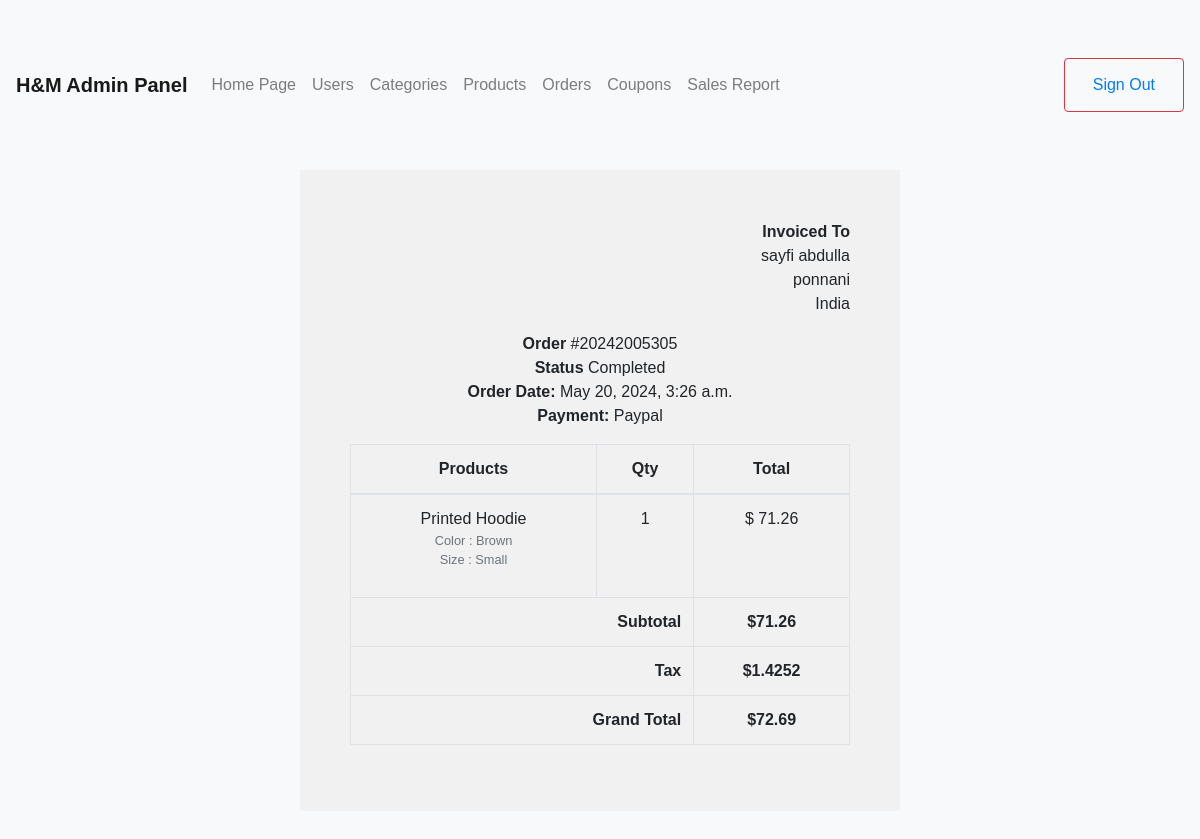
Screenshot of /adminn/order_detaill/20242005305/ with the database file from the repository.
### orders/models.py (models this page shows, shortened)
class Order(models.Model):
    STATUS = (
        ('New', 'New'),
        ('Accepted', 'Accepted'),
        ('Completed', 'Completed'),
        ('Cancelled', 'Cancelled' ),
        ('Delivered', 'Delivered'),
        ('Returned', 'Returned'),
    )
    PAYMENT = (
        ('COD', 'COD'),
        ('Razorpay', 'Razorpay'),
        ('Wallet', 'Wallet'),
        ('PayPal', 'Paypal'),
    )
    user = models.ForeignKey(Account, on_delete=models.CASCADE)
    payment = models.ForeignKey(Payment, on_delete=models.SET_NULL, blank=True, null=True)
    coupon = models.CharField(max_length=100, null=True)
    final_total=models.DecimalField(max_digits=10, decimal_places=2, null=True)
    order_number = models.CharField(max_length=100)
    first_name = models.CharField(max_length=50)
    last_name = models.CharField(max_length=50)
    email = models.EmailField(max_length=50)
    street_address = models.CharField(max_length=255, null=True)
    city = models.CharField(max_length=100)
    state = models.CharField(max_length=100)  # Add this line for state field
    country = models.CharField(max_length=100)
    phone_number = models.CharField(max_length=50)
    tax = models.FloatField(null=True)
    order_total = models.DecimalField(max_digits=10, decimal_places=2, null=True)
    status = models.CharField(max_length=10, choices=STATUS, default='New')
    ip = models.CharField(blank=True, max_length=20)
    is_ordered = models.BooleanField(default=False)
    created_at = models.DateTimeField(auto_now_add=True)
    updated_at = models.DateTimeField(auto_now=True)
    def full_name(self):
        return f'{self.first_name} {self.last_name}'

class OrderProduct(models.Model):
    order = models.ForeignKey(Order, on_delete=models.CASCADE)
    payment = models.ForeignKey(Payment, on_delete=models.SET_NULL, blank=True, null=True)
    user = models.ForeignKey(Account, on_delete=models.CASCADE)
    product = models.ForeignKey(Product, on_delete=models.CASCADE)
    variations = models.ManyToManyField(Variation, blank=True)
    quantity = models.IntegerField()
    product_price = models.FloatField()
    ordered = models.BooleanField(default=False)
    created_at = models.DateTimeField(auto_now_add=True)
    updated_at = models.DateTimeField(auto_now=True)

### store/models.py (models this page shows, shortened)
class Product(models.Model):
    product_name = models.CharField(max_length=255,blank=True)
    slug = models.SlugField(max_length=200, unique=True,blank=True)
    description = models.TextField(blank=True)
    price = models.IntegerField()
    stock = models.IntegerField()
    discount = models.DecimalField(max_digits=10, decimal_places=2, default=0, validators=[MinValueValidator(0), MaxValueValidator(100)])
    is_available = models.BooleanField(default=True)
    category = models.ForeignKey(Category, on_delete=models.CASCADE)
    created_date = models.DateField(auto_now_add = True)
    modified_date = models.DateField(auto_now = True)
    is_active = models.BooleanField(default=True)# Soft delete flag
    def price_after_discount(self):
        if self.discount > 0 and self.discount < 100:
            print("Discount product")
            return round(self.price - (self.price * self.discount / 100),2)
        elif self.category.category_discount > 0 and self.category.category_discount < 100:
            print("Discount category")
            return round(self.price - (self.price * self.category.category_discount / 100),2)
        else:
            print("No discount")
            return self.price

class Variation(models.Model):
    product = models.ForeignKey(Product, on_delete=models.CASCADE)
    variation_category = models.CharField(max_length=200, choices=variation_category_choice)
    variation_value = models.CharField(max_length=100)
    is_active = models.BooleanField(default= True)
    created_at = models.DateTimeField(auto_now=True)
    objects = VariationManager()

### adminn/views.py (the view)
# urls.py: path('order_detaill/<int:order_id>/', views.order_detaill, name='order_detaill'),
def order_detaill(request, order_id):
    order_detail = OrderProduct.objects.filter(order__order_number = order_id)
    order = Order.objects.get(order_number = order_id)
    subtotal = 0
    for i in order_detail:
        product = Product.objects.get(id=i.product_id)  # Retrieve the product
        subtotal += product.price_after_discount() * i.quantity  # Calculate subtotal using price_after_discount
    payment_method = order.payment.payment_method if order.payment else None
    context = {
        'order_detail' : order_detail,
        'order' : order,
        'subtotal' : subtotal,
        'payment': order.payment,
        'payment_method': payment_method,
    }
    return render(request, 'adminn/order_detaill.html', context)

### carts/context_processors.py (called while the page is built, shortened)
def counter(request):
    cart_count = 0
    if 'admin' in request.path:
        return {}
    return dict(cart_count=cart_count)

### category/context_processors.py (called while the page is built)
def menu_links(request):
    links = Category.objects.all()
    return dict(links=links)

### store/context_processors.py (called while the page is built)
def wishlist_count(request):
    wishlist_items = []
    if request.user.is_authenticated:
        wishlist_items = Wishlist.objects.filter(user=request.user)
    return {'wishlist_count': len(wishlist_items)}

### templates/adminn/order_detaill.html (shortened to what this page needs)
{% extends 'adminn/adminbase.html' %}
{% load static %}
{% block content %}
<div class="container" style="margin: 0 auto; width: 50%; padding: 50px; background: #f1f1f1; margin-top: 50px; margin-bottom: 50px;">
    <div class="row invoice row-printable">
        <div class="col-md-12">
            <div class="panel panel-default plain" id="dash_0">
                <div class="panel-body p30">
                    <div class="row">
                        <div class="col-lg-6">
                            <div class="invoice-logo">
                            </div>
                        </div>
                        <div class="col-lg-6">
                            <div class="invoice-from">
                                <ul class="list-unstyled text-right">
                                    <li><strong>Invoiced To</strong></li>
                                    <li>{{ order.full_name }}</li>
                                    <li>{{ order.city }}</li>
                                    <li>{{ order.country }}</li>
                                </ul>
                            </div>
                        </div>
                    </div>
                    <div class="row">
                        <div class="col-lg-12">
                            <div class="invoice-details mt25">
                                <div class="well">
                                    <ul class="list-unstyled mb0">
                                        <li><strong>Order</strong> #{{ order.order_number }}</li>
                                        <li><strong>Status</strong> {{ order.status }}</li>
                                        <li><strong>Order Date: </strong>{{ order.created_at }}</li>
                                        {% if payment.payment_method == 'PayPal' %}
                                        <li><strong>Payment: </strong>Paypal</li>
                                        {% elif payment.payment_method == 'Wallet' %}
                                        <li><strong>Payment: </strong>Wallet</li>
                                        {% else %}
                                        <li><strong>Payment: </strong>COD</li>
                                        {% endif %}
                                    </ul>
                                </div>
                            </div>
                            <div class="invoice_items">
                                <div class="table-responsive" style="overflow: hidden; outline: none;" tabindex="0">
                                    <table class="table table-bordered">
                                        <thead>
                                            <tr>
                                                <th class="per70 text-center">Products</th>
                                                <th class="per5 text-center">Qty</th>
                                                <th class="per25 text-center">Total</th>
                                            </tr>
                                        </thead>
                                        <tbody>
                                            {% for item in order_detail %}
                                            <tr>
                                                <td>
                                                    {{item.product.product_name}}
                                                    <p class="text-muted small">
                                                        {% if item.variations.all %}
                                                        {% for i in item.variations.all %}
                                                        {{ i.variation_category | capfirst }} : {{ i.variation_value | capfirst }}<br>
                                                        {% endfor %}
                                                        {% endif %}
                                                    </p>
                                                </td>
                                                <td class="text-center">{{ item.quantity }}</td>
                                                <td class="text-center">$ {{ item.product.price_after_discount }}</td>
                                            </tr>
                                            {% endfor %}
                                        </tbody>
                                        <tfoot>
                                            <tr>
                                                <th colspan="2" class="text-right">Subtotal</th>
                                                <th class="text-center">${{ subtotal }}</th>
                                            </tr>
                                            <tr>
                                                <th colspan="2" class="text-right">Tax</th>
                                                <th class="text-center">${{ order.tax }}</th>
                                            </tr>
                                            <tr>
                                                <th colspan="2" class="text-right">Grand Total</th>
                                                <th class="text-center">${{ order.order_total }}</th>
                                            </tr>
                                        </tfoot>
                                    </table>
                                </div>
                            </div>
                        </div>
                    </div>
                </div>
            </div>
        </div>
    </div>
</div>
{% endblock content %}

### templates/adminn/adminbase.html (style rules this page uses)
body { background-color: #f8f9fa; font-family: Arial, sans-serif; padding-top: 50px; }
.container { max-width: 800px; margin: auto; text-align: center; }

### rows the page displays
Order: full_name "sayfi abdulla", city "ponnani", country "India", order_number "20242005305", status "Completed", created_at "May 20, 2024, 3:26 a.m.", tax "1.4252", order_total "72.69"
OrderProduct: product.product_name "Printed Hoodie", quantity "1", product.price_after_discount "71.26"
Variation: variation_category "Color", variation_value "Brown"
Variation: variation_category "Size", variation_value "Small"

### other values shown
{{ subtotal }} "71.26"
